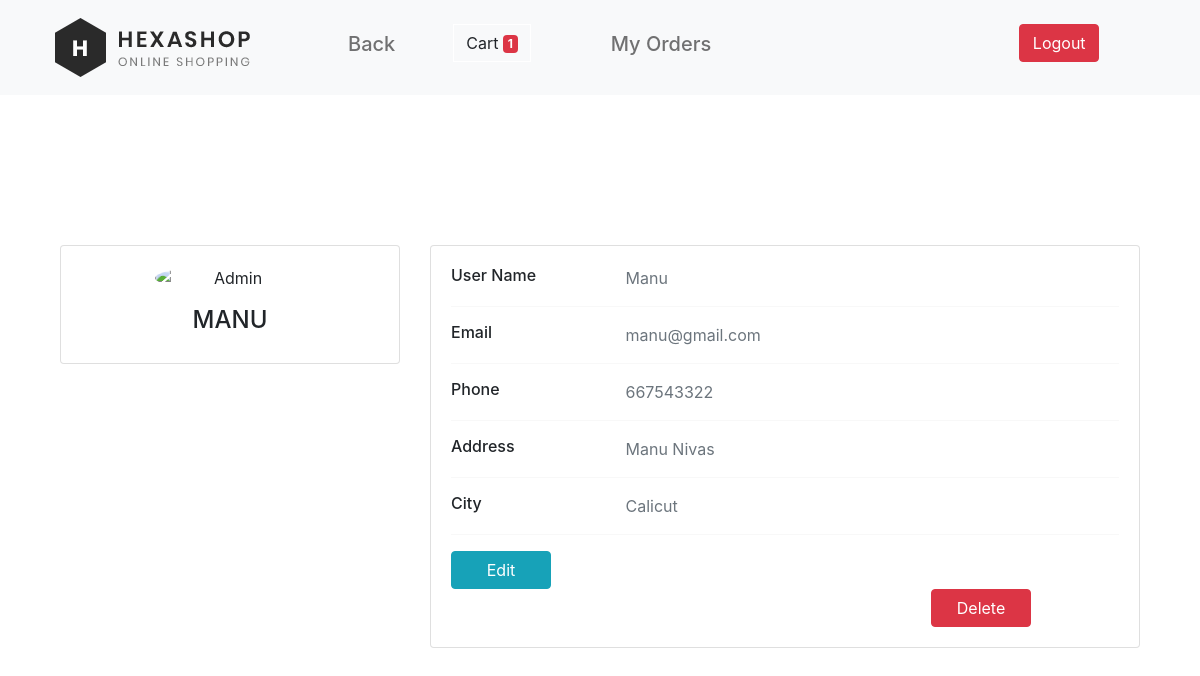
/pro/manu (signed in), run on the app's committed database.
### myapp/models.py (models this page shows)
class User(AbstractUser):
    name=models.CharField(
        max_length=30,
        null=False,
        blank=False
    )
    phone=models.BigIntegerField(
        null=True,
        blank=False,
    )
    adress=models.TextField(
        max_length=80,
        null=False,
        blank=False
    )
    email=models.EmailField(
        max_length=50,
        null=False,
        blank=False
    )
    city=models.CharField(
        max_length=50,
        null=False,
        blank=False
    )

### myapp/views.py (the view)
# urls.py: path('pro/<str:username>',views.profile,name="myapp_profile"),
def profile(request,username):
    x=User.objects.get(username=username)
    y=len(Cart.objects.filter(user=request.user,status="cart"))
    return render(request,"myapp/profile.html",{'data':x,'y':y})

### myapp/templates/myapp/profile.html (shortened to what this page needs)
{% load static %}
<!doctype html>
<html lang="en">
<head>
<link href="https://cdn.jsdelivr.net/npm/bootstrap@5.2.1/dist/css/bootstrap.min.css" rel="stylesheet"
integrity="sha384-iYQeCzEYFbKjA/T2uDLTpkwGzCiq6soy8tYaI1GyVh/UjpbCx/TYkiZhlZB6+fzT">
<link href="https://cdn.jsdelivr.net/npm/bootstrap@4.6.1/dist/css/bootstrap.min.css" rel="stylesheet">
</head>
<body>
  <header>
    <nav class="navbar navbar-expand-lg bg-light">
      <div class="container">
          <img style="padding: 10px;" src="{% static 'assets/images/logo.png' %}">
          <div class="collapse navbar-collapse">
              <ul class="navbar-nav me-auto" style="padding-left: 80px;">
                  <li class="nav-item">
                      <h5><a class="nav-link" href="/pur">Back</a></h5>
                  </li>
                  <li class="nav-item" style="padding-left: 50px;">
                    <a href="/cartv" type="button" class="btn btn-light" style="border-radius: 0px; border-color: rgb(255, 255, 255);">Cart
                      <span class="badge badge-danger">{{y}}</span>
                    </a>
                  </li>
                  <li class="nav-item">
                    <h5><a style="padding-left: 80px;" class="nav-link" href="/orderv">My Orders</a></h5>
                  </li>
                  <li class="nav-item" style="padding-left: 300px;">
                    <a style="width: 80px;" class="btn btn-danger" href="/">Logout</a>
                  </li>
              </ul>
          </div>
      </div>
    </nav>
  </header>
  <main>
<div class="container" style="padding-top: 150px;">
  <div class="main-body">
        <div class="container">
        <form>
         <div class="row gutters-sm">
          <div class="col-md-4 mb-3">
            <div class="card">
              <div class="card-body">
                <div class="d-flex flex-column align-items-center text-center">
                  <img src="https://bootdey.com/img/Content/avatar/avatar7.png" alt="Admin" class="rounded-circle" width="150">
                  <div class="mt-3">
                    <h4>{{data.username|upper}}</h4>
                  </div>
                </div>
              </div>
            </div>
          </div>
          <div class="col-md-8">
            <div class="card mb-3">
              <div class="card-body">
                <div class="row">
                  <div class="col-sm-3">
                    <h6 class="mb-0">User Name</h6>
                  </div>
                  <div class="col-sm-9 text-secondary">
                    {{data.username|title}}
                  </div>
                </div>
                <hr>
                <div class="row">
                  <div class="col-sm-3">
                    <h6 class="mb-0">Email</h6>
                  </div>
                  <div class="col-sm-9 text-secondary">
                    {{data.email}}
                  </div>
                </div>
                <hr>
                <div class="row">
                  <div class="col-sm-3">
                    <h6 class="mb-0">Phone</h6>
                  </div>
                  <div class="col-sm-9 text-secondary">
                    {{data.phone}}
                  </div>
                </div>
                <hr>
                <div class="row">
                  <div class="col-sm-3">
                    <h6 class="mb-0">Address</h6>
                  </div>
                  <div class="col-sm-9 text-secondary">
                    {{data.adress|title}}
                  </div>
                </div>
                <hr>
                <div class="row">
                  <div class="col-sm-3">
                    <h6 class="mb-0">City</h6>
                  </div>
                  <div class="col-sm-9 text-secondary">
                    {{data.city|title}}
                  </div>
                </div>
                <hr>
                <div class="row">
                  <div class="col-sm-12">
                    <a style="width: 100px;" class="btn btn-info " target="__blank" href="/editpro/{{request.user}}">Edit</a>
                    <a style="width: 100px; margin-left: 480px;" class="btn btn-danger" target="__blank" href="/dltpro/{{request.user}}">Delete</a>
                  </div>
                </div>
              </div>
            </div>
              </div>
            </div>
          </div>
        </div>
        </div>
  </main>
</body>
</html>

### data on the page
User: username "MANU", username "Manu", email "manu@gmail.com", phone "667543322", adress "Manu Nivas", city "Calicut"

### other printed values
{{ y }} "1"
